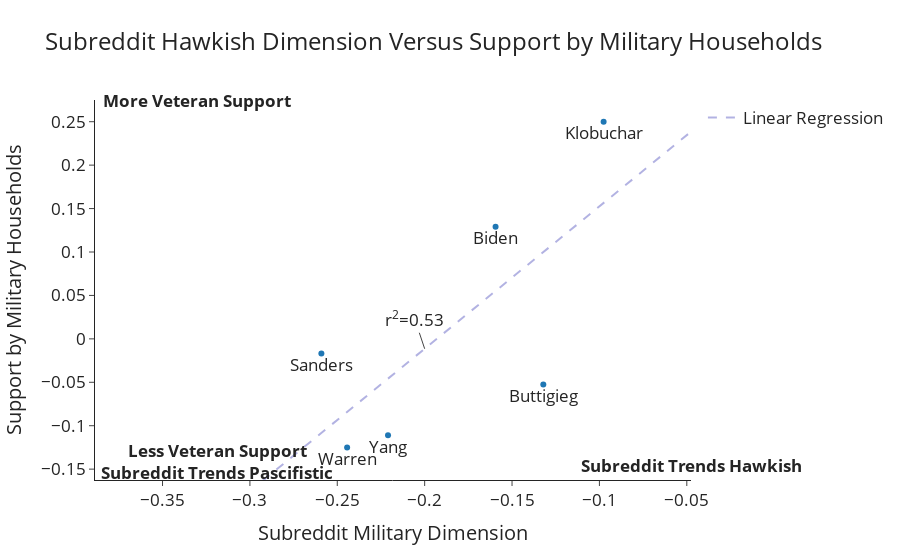

The cell this chart's notebook holds for it:
### Code cell
xmin, xmax = war_df["reddit_projection"].min()*1.5,war_df["reddit_projection"].max()+0.05
ymin, ymax = war_df["veteran"].min()*1.3,war_df["veteran"].max()*1.1

args = {
    "x": "reddit_projection",
    "y": "veteran",
    "text": war_df.index,
    "title":  "Subreddit Hawkish Dimension Versus Support by Military Households",
    "template": "simple_white",
    "labels": {"reddit_projection": "Subreddit Military Dimension", "veteran": "Support by Military Households"},
    "range_x": [xmin,xmax],
    "range_y": [ymin,ymax],
}

annotations = [dict(x=xmin*0.82,y=ymin*0.87,xref="x",yref="y", text="<b>Less Veteran Support<br>Subreddit Trends Pascifistic</b>",showarrow=False),
               dict(x=xmax,y=ymin*0.9,xref="x",yref="y", text="<b>Subreddit Trends Hawkish</b>",showarrow=False),
               dict(x=xmin*0.85,y=ymax,xref="x",yref="y", text="<b>More Veteran Support</b>",showarrow=False),
               dict(x=-0.2,y=predict(-0.2),xref="x",yref="y", text="r<sup>2</sup>={:.2f}".format(r2)),
              ]
x = np.linspace(xmin,xmax,num=2)
    
fig = px.scatter(war_df,**args)

fig.update_traces(textposition='bottom center')
fig.add_scatter(x=x,
                y=predict(x),
                mode='lines',
                line=dict(dash="dash",width=2,color="rgba(0,0,160,0.3)"),
                name="Linear Regression"
               )

fig.update_layout(font=dict(size=17),annotations=annotations)
# fig.write_html("visualizations/Pew_Research-veteran_dim.html")
fig.show()

### Figure 1 — Plotly figure (JSON) as saved in the notebook; plotly's stock layout.template omitted (floating-point values rounded to 4 significant figures)
{"data": [{"hovertemplate": "Subreddit Military Dimension=%{x}<br>Support by Military Households=%{y}<br>index=%{text}<extra></extra>", "legendgroup": "", "marker": {"color": "#1F77B4", "symbol": "circle"}, "mode": "markers+text", "name": "", "orientation": "v", "showlegend": false, "text": ["Biden", "Buttigieg", "Klobuchar", "Sanders", "Warren", "Yang"], "textposition": "bottom center", "type": "scatter", "x": [-0.1594, -0.1321, -0.0976, -0.2591, -0.2444, -0.221], "xaxis": "x", "y": [0.129, -0.05263, 0.25, -0.01695, -0.125, -0.1111], "yaxis": "y"}, {"line": {"color": "rgba(0,0,160,0.3)", "dash": "dash", "width": 2}, "mode": "lines", "name": "Linear Regression", "type": "scatter", "x": [-0.3886, -0.0476], "y": [-0.3207, 0.2385]}], "layout": {"annotations": [{"showarrow": false, "text": "<b>Less Veteran Support<br>Subreddit Trends Pascifistic</b>", "x": -0.3187, "xref": "x", "y": -0.1414, "yref": "y"}, {"showarrow": false, "text": "<b>Subreddit Trends Hawkish</b>", "x": -0.0476, "xref": "x", "y": -0.1463, "yref": "y"}, {"showarrow": false, "text": "<b>More Veteran Support</b>", "x": -0.3303, "xref": "x", "y": 0.275, "yref": "y"}, {"text": "r<sup>2</sup>=0.53", "x": -0.2, "xref": "x", "y": -0.0114, "yref": "y"}], "font": {"size": 17}, "legend": {"tracegroupgap": 0}, "title": {"text": "Subreddit Hawkish Dimension Versus Support by Military Households"}, "xaxis": {"anchor": "y", "domain": [0, 1], "range": [-0.3886, -0.0476], "title": {"text": "Subreddit Military Dimension"}}, "yaxis": {"anchor": "x", "domain": [0, 1], "range": [-0.1625, 0.275], "title": {"text": "Support by Military Households"}}}}
